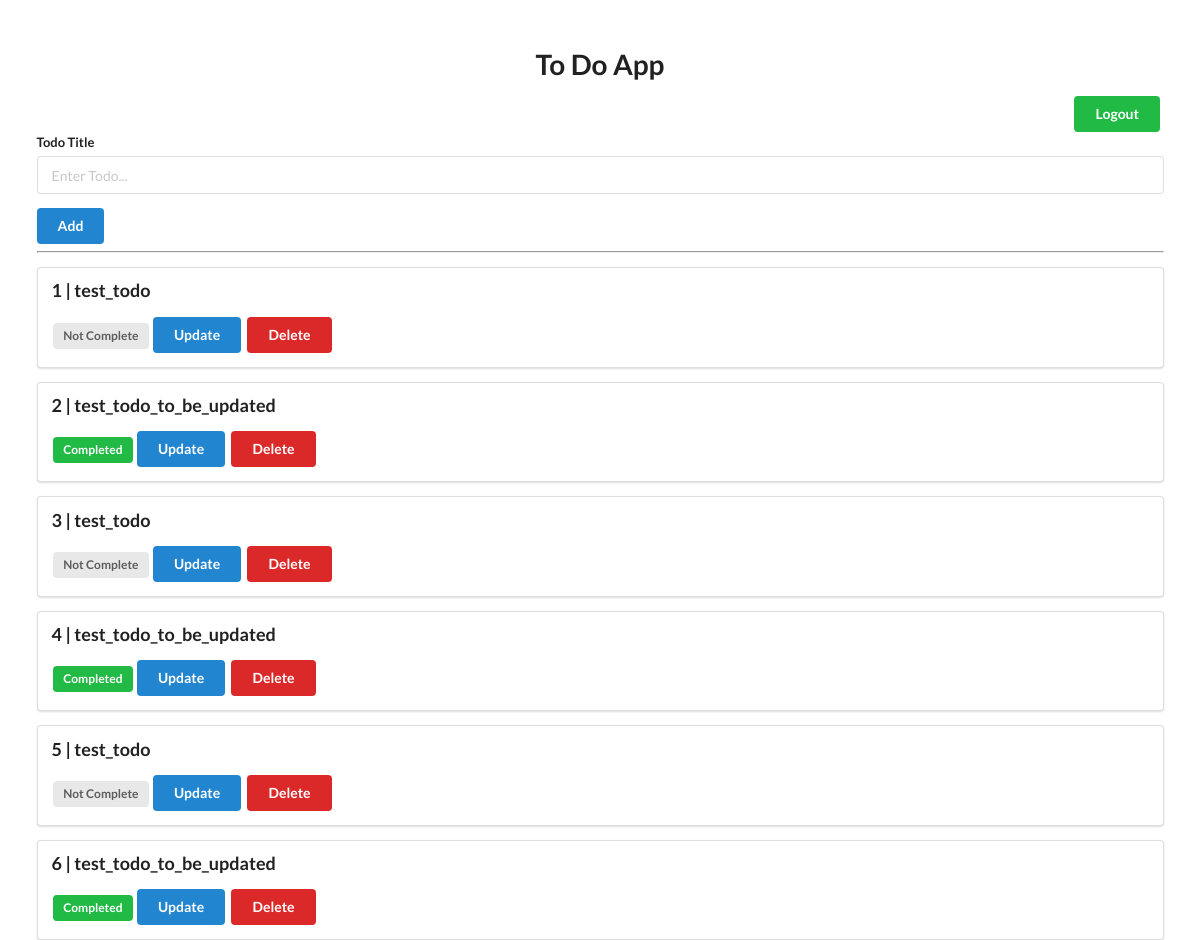
The app's page / (signed in) with its own data.
### tables this page shows
CREATE TABLE todo (
	id INTEGER NOT NULL, 
	title VARCHAR(100), 
	complete BOOLEAN, 
	PRIMARY KEY (id)
);

### app.py (the view)
    @app.route("/")
    def home():
        if 'username' in session:
            todo_list = getTodos()
            return render_template('todo.html', username=session['username'], todo_list=todo_list)
        return render_template('login.html')

### Todo.py (called while the page is built)
def getTodos():
    database_filename = os.environ.get('DATABASE_FILENAME')
    connection = sqlite3.connect(database_filename, check_same_thread=False)
    cur = connection.cursor()
    cur.execute("SELECT * FROM Todo")
    todos = cur.fetchall()
    connection.close()
    print(todos)
    return todos

### templates/todo.html
{% extends "base.html" %}
    {% block body %}
    <body>
        <div style="margin-top: 50px;" class="ui container">
            <h1 id="title" class="ui center aligned header">To Do App</h1>
    <form style="display: flex; flex-direction: row; justify-content: flex-end;" action="/logout">
        <button id="logout_button" class="ui green button">Logout</button>
    </form>
            <form class="ui form" action="/add" method="post">
                <div class="field">
                    <label>Todo Title</label>
                    <input id="todo_input" type="text" name="title" placeholder="Enter Todo..."><br>
                </div>
                <button id="submit_todo_button" class="ui blue button" type="submit">Add</button>
            </form>
            <hr>
            {% for todo in todo_list %}
            <div class="ui segment">
                <p class="ui big header todo">{{todo[0] }} | {{ todo[1] }}</p>
                {% if todo[2] == False %}
                <span id="state" class="ui gray label">Not Complete</span>
                {% else %}
                <span id="state" class="ui green label">Completed</span>
                {% endif %}
                <a id="update_todo_button" class="ui blue button" href="/update/{{ todo[0] }}">Update</a>
                <a id="delete_todo_button" class="ui red button" href="/delete/{{ todo[0] }}">Delete</a>
            </div>
            {% endfor %}
        </div>
{% endblock %}

### templates/base.html (shortened to what this page needs)
<!DOCTYPE html>
<html lang="en">
<head>
    <link rel="stylesheet" href="https://cdn.jsdelivr.net/npm/semantic-ui@2.4.2/dist/semantic.min.css">
</head>
<body>
    {% block body %} {% endblock %}
</body>
</html>

### records on screen
todo: id "1", title "test_todo", complete "Not Complete"
todo: id "2", title "test_todo_to_be_updated", complete "Completed"
todo: id "3", title "test_todo", complete "Not Complete"
todo: id "4", title "test_todo_to_be_updated", complete "Completed"
todo: id "5", title "test_todo", complete "Not Complete"
todo: id "6", title "test_todo_to_be_updated", complete "Completed"
